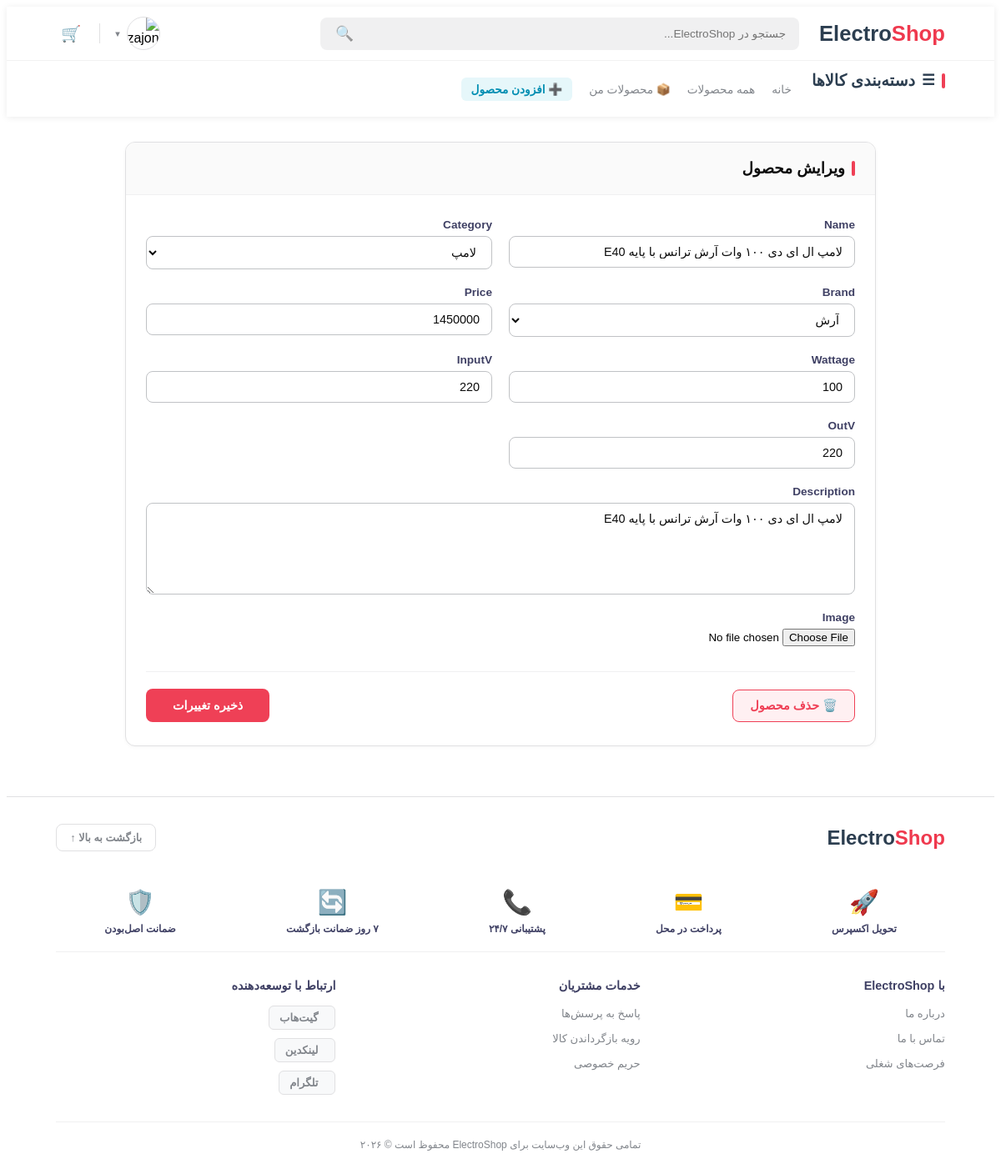
The page /product/edit/52/ (signed in) on the database its author committed.
### product/models.py (models this page shows, shortened)
class Product(models.Model):
    vendor = models.ForeignKey(
        settings.AUTH_USER_MODEL,
        on_delete=models.CASCADE,
        related_name='products',
        verbose_name='فروشنده',
        null=True,
        blank=True
    )
    category = models.ForeignKey(Category,on_delete=models.CASCADE,related_name='products')
    brand = models.ForeignKey(Brand,related_name='products',on_delete=models.CASCADE)
    mojoud = 'موجود'
    namojoud = 'ناموجود'
    mojoudi = [
        (mojoud,'موجود'),
        (namojoud,'ناموجود')
    ]
    mojoudi_label = models.CharField(
        max_length=7,
        choices=mojoudi,
        default=mojoud
    )
    name = models.CharField(max_length=200)
    inputV = models.PositiveIntegerField()
    outV = models.PositiveIntegerField()
    wattage = models.PositiveIntegerField(default=0)
    price = models.PositiveIntegerField(default=0)
    description = models.TextField(null=True)
    image = models.ImageField(upload_to='products/')
    view = models.IntegerField(default=0)

### product/views.py (the view)
# urls.py: path('edit/<int:product_id>/', views.edit_product, name='edit_product'),
@login_required
def edit_product(request, product_id):
    product = get_object_or_404(Product, id=product_id, vendor=request.user)
    if request.method == 'POST':
        form = ProductForm(request.POST, request.FILES, instance=product)
        if form.is_valid():
            form.save()
            messages.success(request, 'تغییرات  با موفقیت ذخیره شد.')
            return redirect('my_products')
    else:
        form = ProductForm(instance=product)
    return render(request, 'product/html/add_product.html', {
        'form': form,
        'is_edit': True,
        'product': product
    })

### product/forms.py (shortened to what this page needs)
class ProductForm(forms.ModelForm):
    class Meta:
        model = Product
        fields = ['name', 'category','brand', 'price','wattage','inputV','outV', 'description', 'image']  # فیلدهای مدل محصولت
        widgets = {
            'title': forms.TextInput(attrs={'class': 'form-control', 'placeholder': 'نام محصول'}),
            'category': forms.Select(attrs={'class': 'form-control'}),
            'price': forms.NumberInput(attrs={'class': 'form-control', 'placeholder': 'قیمت به تومان'}),
            'description': forms.Textarea(attrs={'class': 'form-control', 'rows': 4, 'placeholder': 'توضیحات محصول'}),
            'image': forms.FileInput(attrs={'class': 'form-control'}),
        }

### product/context_processors.py (called while the page is built)
def categories(request):
    return {
        'categories': Category.objects.all()
    }

### product/models.py (called while the page is built)
    def __str__(self):
        return self.title

    def __str__(self):
        return self.title

### product/templates/product/html/add_product.html (shortened to what this page needs)
{% extends 'home/html/base.html' %}
{% load static %}
{% block css %}
    <link rel="stylesheet" href="{% static 'css/add_product.css' %}">
{% endblock %}
{% block content %}
<div class="profile-container">
    <div class="profile-card">
        <div class="profile-header">
            <h2>{% if is_edit %}ویرایش محصول{% else %}افزودن محصول جدید{% endif %}</h2>
        </div>
        <div class="profile-body">
            <form method="POST" action="" enctype="multipart/form-data" novalidate>
                <div class="form-grid">
                    {% for field in form %}
                        <div class="form-group {% if field.name == 'description' or field.name == 'image' or field.name == 'content' %}full-width{% endif %}">
                            <label for="{{ field.id_for_label }}">{{ field.label }}</label>
                            {{ field }}
                        </div>
                    {% endfor %}
                </div>
                <div class="form-actions" style="display: flex; justify-content: space-between; align-items: center;">
                    {% if is_edit %}
                        <button type="button" class="btn-delete" onclick="confirmDelete()">
                            🗑️ حذف محصول
                        </button>
                    {% else %}
                        <div></div>
                    {% endif %}
                    <button type="submit" class="btn-save">
                        {% if is_edit %}ذخیره تغییرات{% else %}ثبت و انتشار محصول{% endif %}
                    </button>
                </div>
            </form>
        </div>
    </div>
</div>
{% endblock %}

### static/css/header.css (style rules this page uses)
:root { --digi-red: #ef394e; --text-main: #3f4064; --text-muted: #81858b; --bg-gray: #f0f0f1; --border-color: #e0e0e2; }

### static/css/add_product.css (style rules this page uses)
.profile-container { max-width: 900px; margin: 30px auto; padding: 0 15px; font-family: inherit; }
.profile-card { background: #ffffff; border-radius: 12px; border: 1px solid #e0e0e2; box-shadow: 0 1px 4px rgba(0, 0, 0, 0.04); overflow: hidden; }
.profile-header { background: #fafafa; border-bottom: 1px solid #f0f0f1; padding: 20px 24px; }
.profile-header h2 { font-size: 1.15rem; font-weight: 700; color: #0c0c0c; margin: 0; display: flex; align-items: center; gap: 8px; }
.profile-header h2::before { content: ''; display: inline-block; width: 4px; height: 18px; background-color: #ef4056; border-radius: 2px; }
.profile-body { padding: 28px 24px; }
.form-grid { display: grid; grid-template-columns: repeat(2, 1fr); gap: 20px; }
.form-group { display: flex; flex-direction: column; gap: 6px; }
.form-group.full-width { grid-column: 1 / -1; }
.form-group label { font-size: 0.85rem; font-weight: 700; color: #3f4064; }
.form-group input[type="text"], .form-group input[type="number"], .form-group input[type="email"], .form-group select, .form-group textarea { width: 100%; padding: 10px 14px; border: 1px solid #c0c2c5; border-radius: 8px; font-size: 0.9rem; color: #0c0c0c; background-color: #ffffff; outline: none; transition: all 0.2s ease; box-sizing: border-box; font-family: inherit; }
.form-group textarea { min-height: 110px; resize: vertical; }
.form-actions { margin-top: 30px; padding-top: 20px; border-top: 1px solid #f0f0f1; display: flex; justify-content: flex-end; }
.btn-save { background-color: #ef4056; color: #ffffff; border: none; padding: 12px 32px; border-radius: 8px; font-size: 0.9rem; font-weight: 700; cursor: pointer; transition: background-color 0.2s ease, transform 0.1s ease; }
.btn-delete { background-color: #fff0f2; color: #ef4056; border: 1px solid #ef4056; font-size: 0.9rem; font-weight: 600; padding: 10px 20px; border-radius: 8px; cursor: pointer; transition: all 0.2s ease; }

### rows shown on the page
Product: form "لامپ ال ای دی ۱۰۰ وات آرش ترانس با پایه E40" "لامپ" "آرش" "1450000" "100" "220" "220" "لامپ ال ای دی ۱۰۰ وات آرش ترانس با پایه E40"

### other values the page prints
{{ field.label }} "Name" "Category" "Brand" "Price" "Wattage" "InputV" "OutV" "Description" "Image"
